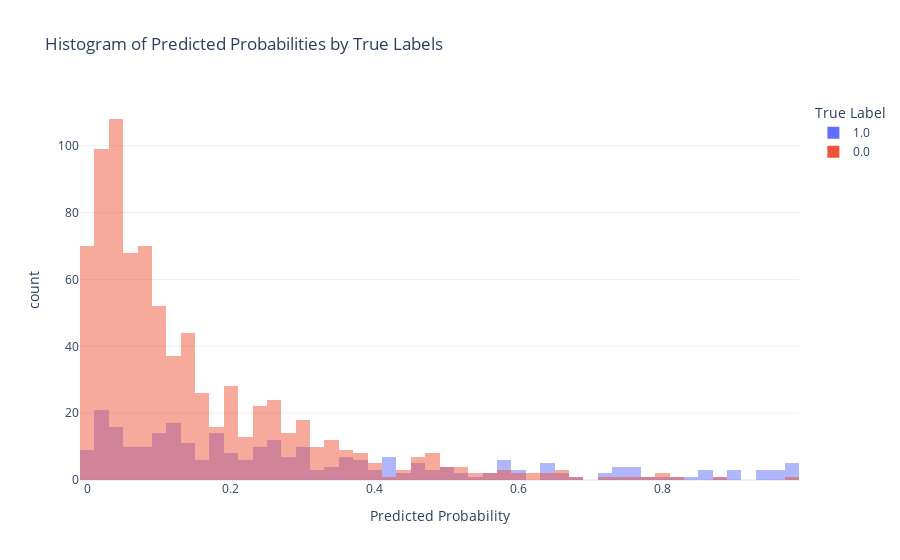

Write notebook code for a chart like this one.
### Code cell
from recurrent_health_events_prediction.training.utils import plot_pred_proba_distribution

plot_pred_proba_distribution(test_pred_df["true_label"], test_pred_df["pred_prob"], show_plot=False)

### Figure 1 — Plotly figure (JSON) as saved in the notebook; plotly's stock layout.template omitted (floating-point values rounded to 4 significant figures; data arrays with more than 128 entries replaced by an {"elided": "..."} marker saying what was removed)
{"data": [{"bingroup": "x", "hovertemplate": "True Label=1.0<br>Predicted Probability=%{x}<br>count=%{y}<extra></extra>", "legendgroup": "1.0", "marker": {"color": "#636efa", "opacity": 0.5, "pattern": {"shape": ""}}, "name": "1.0", "nbinsx": 50, "orientation": "v", "showlegend": true, "type": "histogram", "x": {"elided": "279 float values"}, "xaxis": "x", "yaxis": "y"}, {"bingroup": "x", "hovertemplate": "True Label=0.0<br>Predicted Probability=%{x}<br>count=%{y}<extra></extra>", "legendgroup": "0.0", "marker": {"color": "#EF553B", "opacity": 0.5, "pattern": {"shape": ""}}, "name": "0.0", "nbinsx": 50, "orientation": "v", "showlegend": true, "type": "histogram", "x": {"elided": "806 float values"}, "xaxis": "x", "yaxis": "y"}], "layout": {"barmode": "overlay", "legend": {"title": {"text": "True Label"}, "tracegroupgap": 0}, "title": {"text": "Histogram of Predicted Probabilities by True Labels"}, "xaxis": {"anchor": "y", "domain": [0, 1], "title": {"text": "Predicted Probability"}}, "yaxis": {"anchor": "x", "domain": [0, 1], "title": {"text": "count"}}}}
